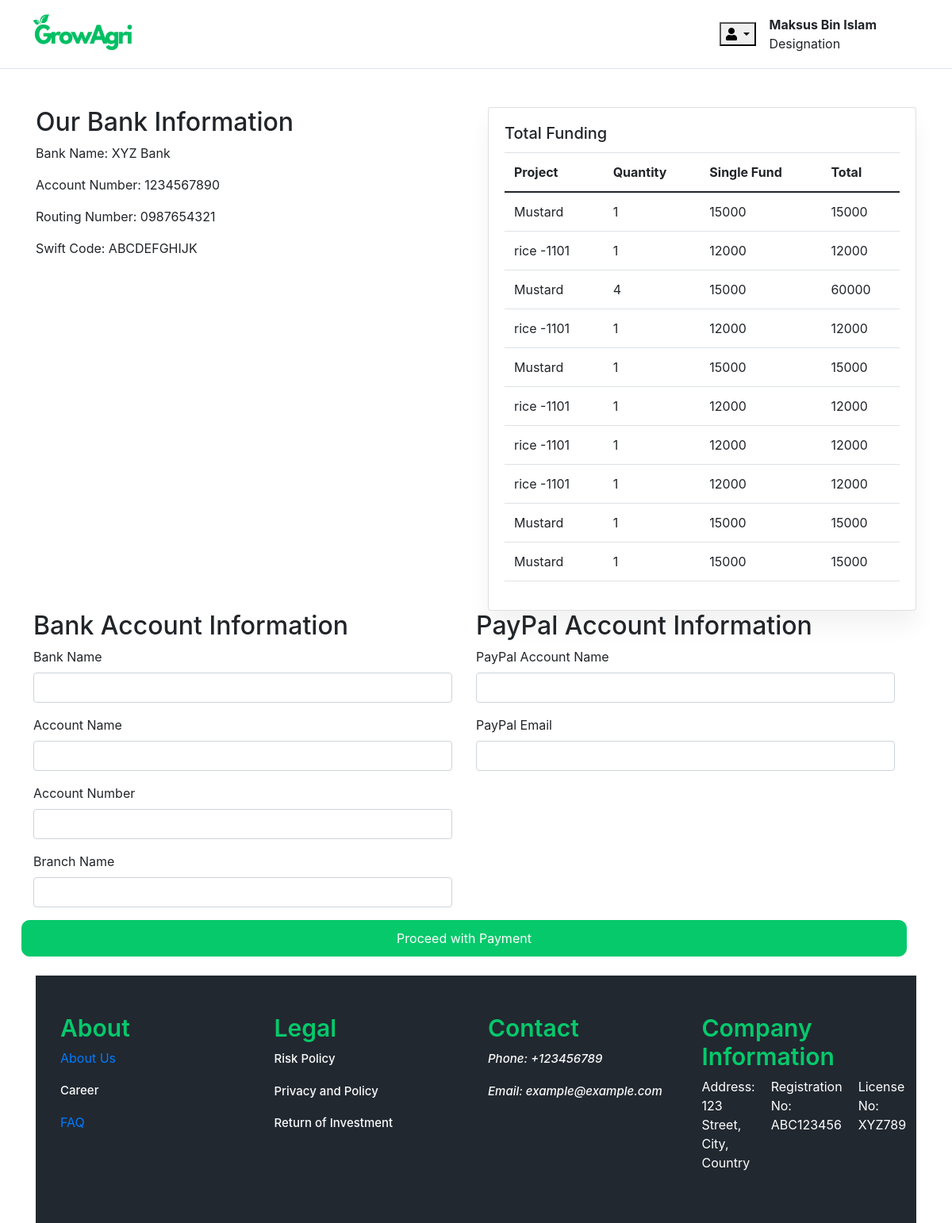
Page /cart/checkout/ (signed in) on the earlier database version.
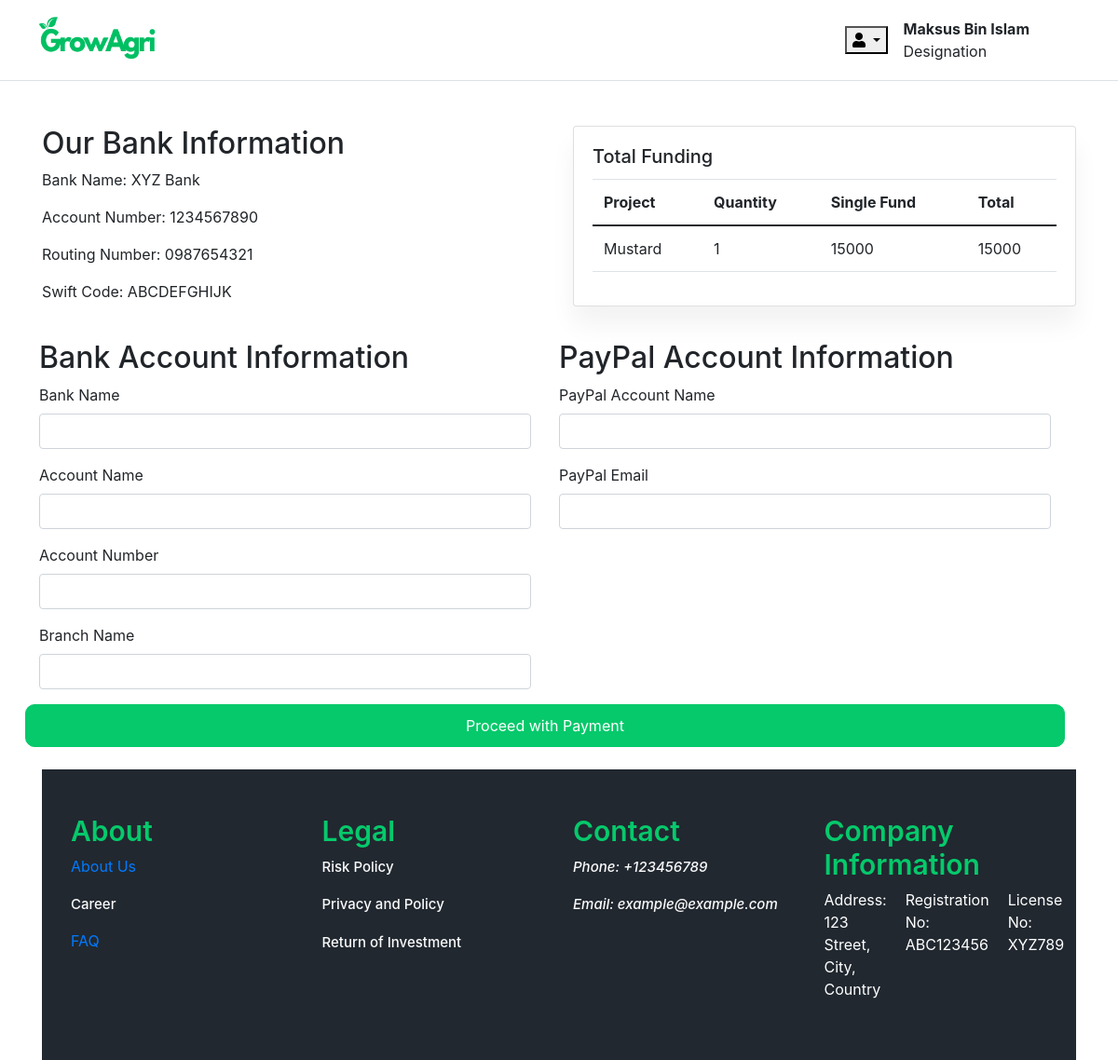
Same page on the later database version.
### carts/models.py (models this page shows, shortened)
class CartItem(models.Model):
    user = models.ForeignKey(Account, on_delete=models.CASCADE, null=True)
    product = models.ForeignKey(Farm, on_delete=models.CASCADE)
    cart    = models.ForeignKey(Cart, on_delete=models.CASCADE, null=True)
    quantity = models.IntegerField()
    is_active = models.BooleanField( default=True)
    def sub_total(self):
        return self.product.price * self.quantity

### farm/models.py (models this page shows, shortened)
class Farm(models.Model):
    farm_name = models.CharField(max_length=200, unique=True)
    slug = models.SlugField(max_length=200, unique=True, blank=True)
    description = models.TextField(max_length=500, blank=True)
    price = models.IntegerField()
    images = models.ImageField(upload_to='photos/farm')
    stock = models.IntegerField()
    is_available = models.BooleanField(default=True)
    category = models.ForeignKey(CropType, on_delete=models.CASCADE)
    created_date = models.DateTimeField(auto_now_add=True)
    modified_date = models.DateTimeField(auto_now=True)
    campaign_status = models.CharField(max_length=20, choices=[('draft', 'Draft'), ('active', 'Active'), ('completed', 'Completed')], default='draft')
    location = models.CharField(max_length=200, default='')  # Location of the farm
    duration = models.IntegerField(default=None, null=True, blank=True)
    custom_percentage = models.FloatField(validators=[MinValueValidator(0)], null=True, blank=True)

### carts/views.py (the view)
# urls.py: path('checkout/', views.checkout, name='checkout'),
@login_required(login_url='login')
def checkout(request, total=0, quantity=0, cart_items=None):
    try:
        if request.user.is_authenticated:
            cart_items = CartItem.objects.filter(user=request.user, is_active=True)
        else:
            cart = Cart.objects.get(cart_id=_cart_id(request))
            cart_items = CartItem.objects.filter(cart=cart, is_active=True)
        for cart_item in cart_items:
            total += (cart_item.product.price * cart_item.quantity)
            quantity += cart_item.quantity
    except ObjectDoesNotExist:
        pass
    context = {
        'total': total,
        'quantity': quantity,
        'cart_items': cart_items,
    }
    return render(request, 'farm/checkout.html', context)

### carts/context_processors.py (called while the page is built)
def counter(request):
    cart_count = 0
    if 'admin' in request.path:
        return {}
    else:
        try:
            cart = Cart.objects.filter(cart_id=_cart_id(request))
            if request.user.is_authenticated:
                cart_items = CartItem.objects.all().filter(user=request.user)
            else:
                cart_items = CartItem.objects.filter(cart=cart[:1])
            for cart_item in cart_items:
                cart_count += cart_item.quantity
        except Cart.DoesNotExist:
            cart_count = 0
    return {'cart_count': cart_count}

### carts/views.py (called while the page is built)
def _cart_id(request):
    cart = request.session.session_key
    if not cart:
        cart = request.session.create()
    return cart

### projects/context_processors.py (called while the page is built)
def menu_links(request):
    links = CropType.objects.all()
    return dict(links=links)

### templates/farm/checkout.html (shortened to what this page needs)
{% extends "base.html" %}
{% load static %}
{% block content %}
<div class="container mt-5">
    <div class="row">
        <div class="col-md-6 mb-4 ">
          <h2>Our Bank Information</h2>
          <p>Bank Name: XYZ Bank</p>
          <p>Account Number: 1234567890</p>
          <p>Routing Number: 0987654321</p>
          <p>Swift Code: ABCDEFGHIJK</p>
        </div>
        <div class="col-md-6">
                <div class="card">
                  <div class="card-body">
                    <h5 class="card-title">Total Funding</h5>
                    <table class="table">
                        <thead>
                          <tr>
                            <th>Project</th>
                            <th>Quantity</th>
                            <th>Single Fund</th>
                            <th>Total</th>
                          </tr>
                        </thead>
                        <tbody>
                          {% for cart_item in cart_items %}
                          <tr>
                            <td>{{ cart_item.product.farm_name }}</td>
                            <td>{{ cart_item.quantity }}</td>
                            <td>{{ cart_item.product.price }}</td>
                            <td>{{ cart_item.sub_total }}</td>
                          </tr>
                          {% endfor %}
                        </tbody>
                      </table>
                  </div>
                </div>
      </div>
      <div class="row">
        <div class="col-md-6">
            <h2>Bank Account Information</h2>
            <form action="{% url 'place_order' %}" method="POST">
                <div class="form-group">
                    <label for="bankName">Bank Name</label>
                    <input type="text" class="form-control" id="bankName" name="bank_name">
                </div>
                <div class="form-group">
                    <label for="accountName">Account Name</label>
                    <input type="text" class="form-control" id="accountName" name="account_name">
                </div>
                <div class="form-group">
                    <label for="accountNumber">Account Number</label>
                    <input type="text" class="form-control" id="accountNumber" name="account_number">
                </div>
                <div class="form-group">
                    <label for="branchName">Branch Name</label>
                    <input type="text" class="form-control" id="branchName" name="branch_name">
                </div>
            </div>
        <div class="col-md-6">
            <h2>PayPal Account Information</h2>
                <div class="form-group">
                    <label for="paypalName">PayPal Account Name</label>
                    <input type="text" class="form-control" id="paypalName" name="paypal_account_name">
                </div>
                <div class="form-group">
                    <label for="paypalEmail">PayPal Email</label>
                    <input type="email" class="form-control" id="paypalEmail" name="paypal_email">
                </div>
        </div>
        <button type="submit" class="custom_button">Proceed with Payment</button>
    </div>
  </div>
  <br>
{% endblock content %}

Differences in the rows shown:
removed CartItem: product.farm_name "rice -1101", quantity "1", product.price "12000", sub_total "12000"
removed CartItem: product.farm_name "Mustard", quantity "4", product.price "15000", sub_total "60000"
removed CartItem: product.farm_name "rice -1101", quantity "1", product.price "12000", sub_total "12000"
removed CartItem: product.farm_name "Mustard", quantity "1", product.price "15000", sub_total "15000"
removed CartItem: product.farm_name "rice -1101", quantity "1", product.price "12000", sub_total "12000"
removed CartItem: product.farm_name "rice -1101", quantity "1", product.price "12000", sub_total "12000"
removed CartItem: product.farm_name "rice -1101", quantity "1", product.price "12000", sub_total "12000"
removed CartItem: product.farm_name "Mustard", quantity "1", product.price "15000", sub_total "15000"
removed CartItem: product.farm_name "Mustard", quantity "1", product.price "15000", sub_total "15000"
